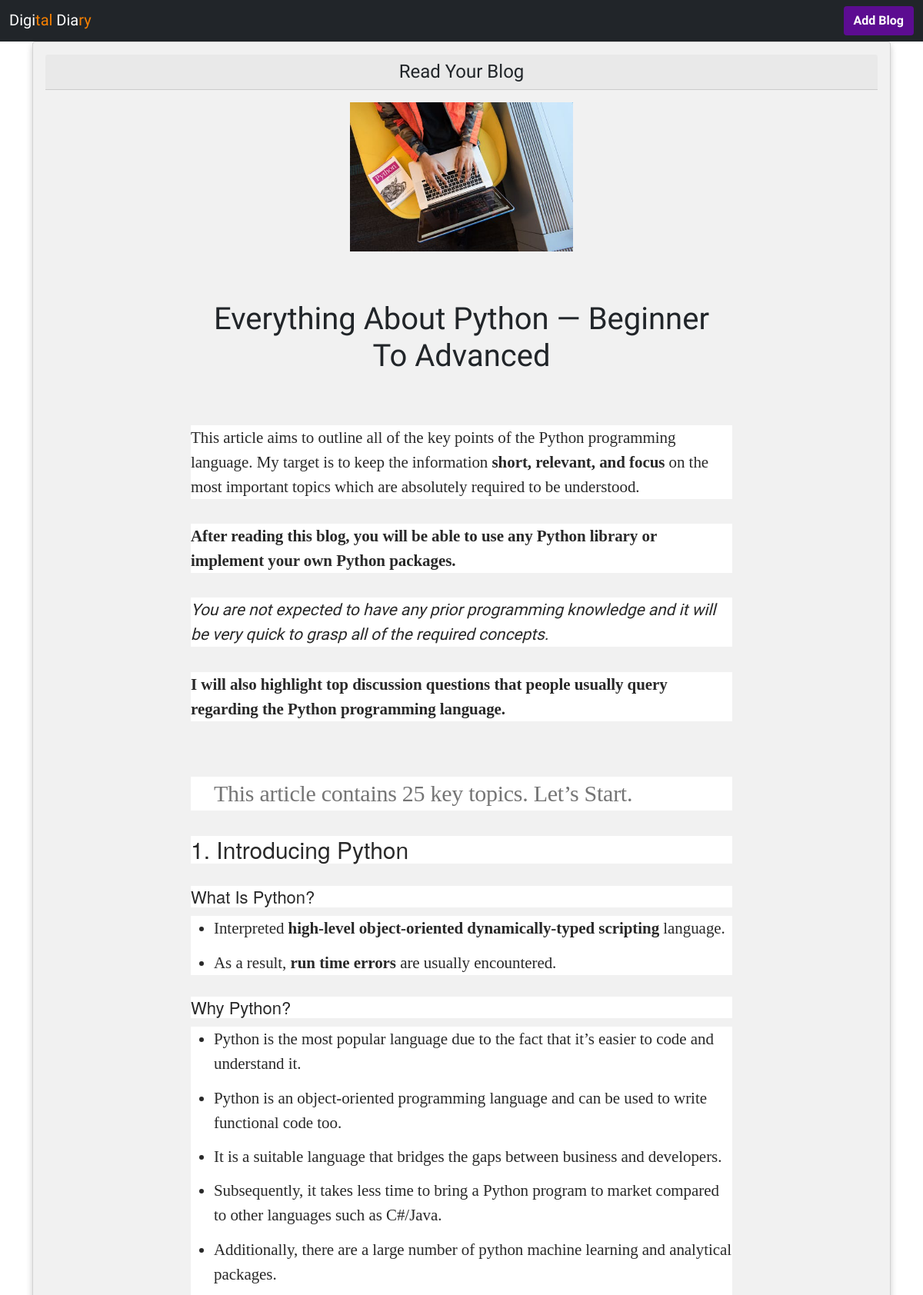
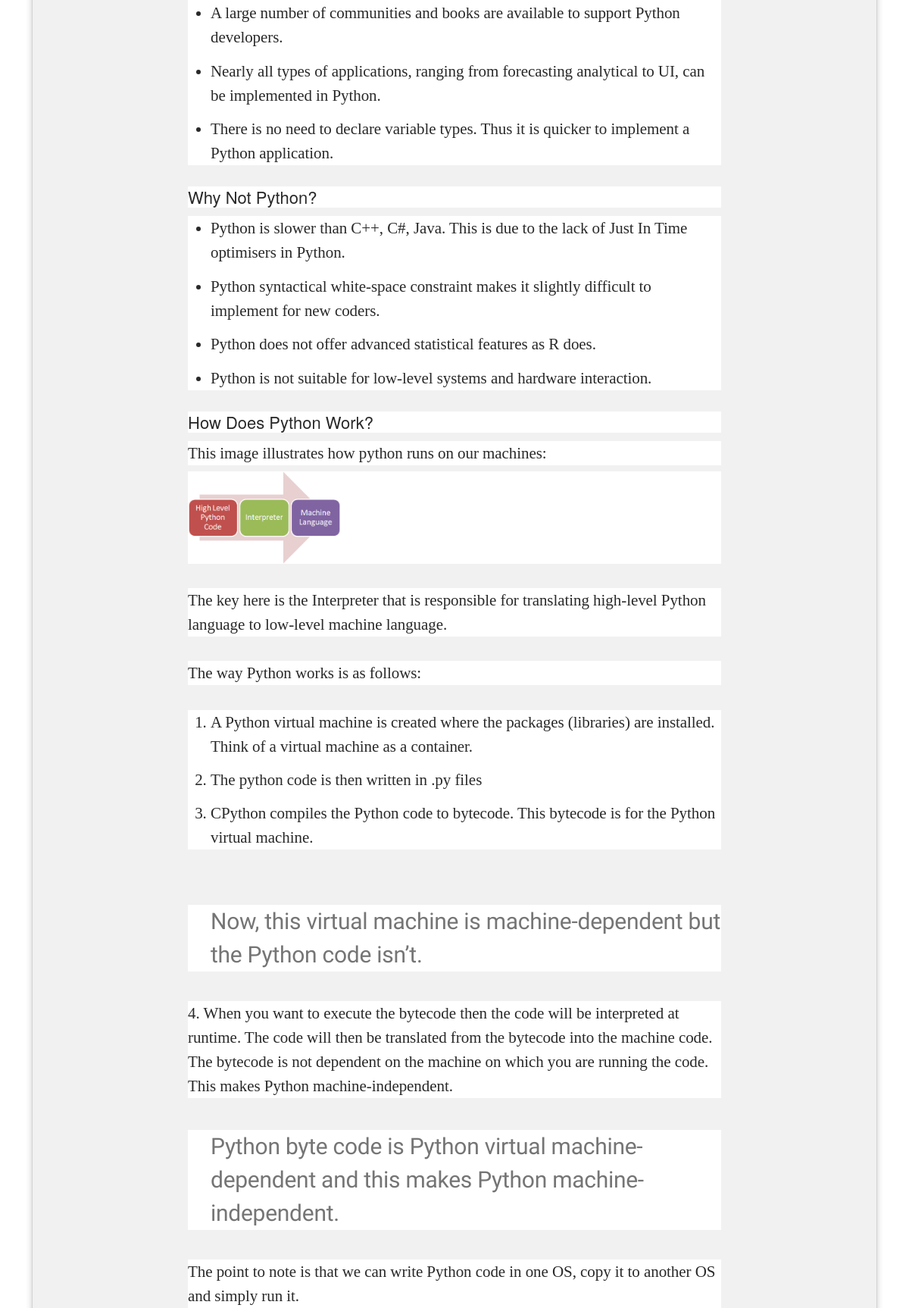
The page /blog-details/everything-about-python-beginner-to-advanced (upper part) on the database its author committed (2 pictures, top to bottom).
### home/models.py (models this page shows, shortened)
class BlogModels(models.Model):
    title = models.CharField(max_length=1000)
    content = FroalaField()
    user = models.ForeignKey(User, blank=True, null=True, on_delete=models.CASCADE)
    slug = models.SlugField(max_length=100, null=True, blank=True)
    image = models.ImageField(upload_to='blog')
    created_at = models.DateTimeField(auto_now_add=True)
    upload_to = models.DateTimeField(auto_now=True)

### home/views.py (the view)
# urls.py: path('blog-details/<slug>', blog_details, name='blog_details'),
def blog_details(request, slug):
    context = {}
    try:
        blog_obj = BlogModels.objects.filter(slug = slug).first()
        context['blog_obj'] = blog_obj
    except Exception as e:
        print(e)
    return render(request, 'blog_details.html', context)

### home/templates/blog_details.html (shortened to what this page needs)
{% extends "base.html" %} {% block start %}
<div class="container">
    <div class="card">
        <h4 class="card-header">Read Your Blog</h4>
        <div class="row text-center">
            <div class="col-xl-10 mx-auto mt-3">
                <img src="/media/{{blog_obj.image}}" class="img-fluid mb-5" alt="" height="290" width="290">
            </div>
        </div>
        <div class="row">
            <div class="col-xl-8 col-lg-10 mx-auto">
                <div class="card-body">
                    <h1 class="card-text">{{blog_obj.title}}</h1>
                </div>
                <div class="text-content">
                    {{blog_obj.content|safe}}
                </div>
            </div>
        </div>
    </div>
</div>
{% endblock %}

### public/static/css/login.css (style rules this page uses)
* { font-family: 'Philosopher', sans-serif; }

### home/templates/base.html (style rules this page uses)
.row { margin: 0 -5px; }
.row:after { content: ""; display: table; clear: both; }
.card { box-shadow: 0 4px 8px 0 rgba(0, 0, 0, 0.2); padding: 16px; text-align: center; background-color: #f1f1f1; }

### rows shown on the page
BlogModels: image (picture), title "Everything About Python — Beginner To Advanced", content "This article aims to outline all of the key points of the Python programming language. My target is to keep the information short, relevant, and focus on the most important topics which are absolutely required to be understood. After reading this blog, you will be able to use any Python library or implement your own Python packages. You are not expected to have any prior programming knowledge and it will be very quick to grasp all of the required concepts. I will also highlight top discussion questions that people usually query regarding the Python programming language. This article contains 25 key topics. Let’s Start. 1. Introducing Python What Is Python? Interpreted high-level…", content (picture)
